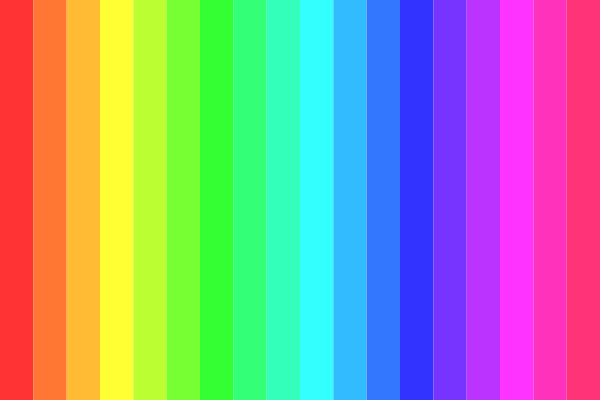
Frame 1 (no input)
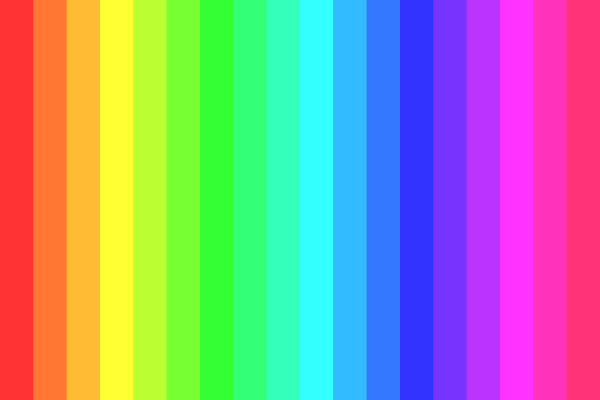
Frame 60 (no input)
Frame 120 (the mouse pressed at the canvas centre since frame 60): identical to frame 60, image omitted

The p5.js sketch that drew these frames (run headless with seeded random() and noise() and a simulated clock; from frame 60 on, the mouse is pressed at the canvas centre):

// p5.js sketch
// ── sketch.js
let hueCount = 18;
let w;

function setup() {
  createCanvas(600, 400);
  colorMode(HSB);
  noStroke();
  w = width / hueCount;
}

function draw() {
  for (let x = 0; x < hueCount; x++) {
    let h = (360 / hueCount) * x;

    fill(h, 80, 100);
    rect(x * w, 0, w, height);
  }

}
